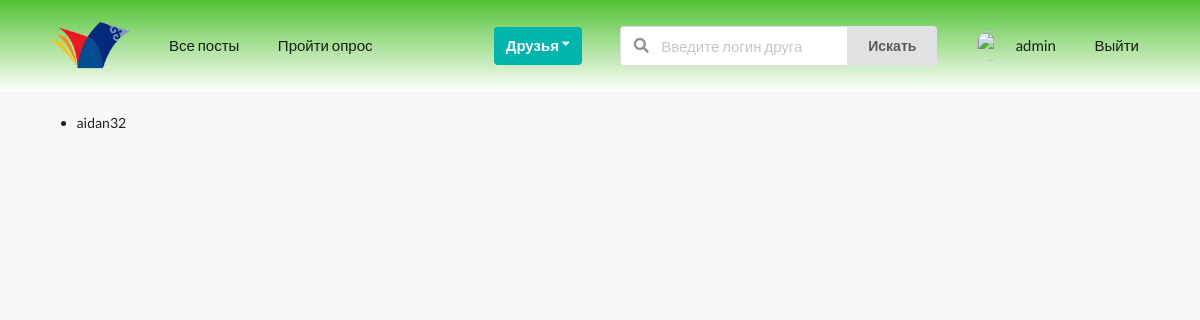
Page /profiles/to-invite/ (signed in) on the earlier database version.
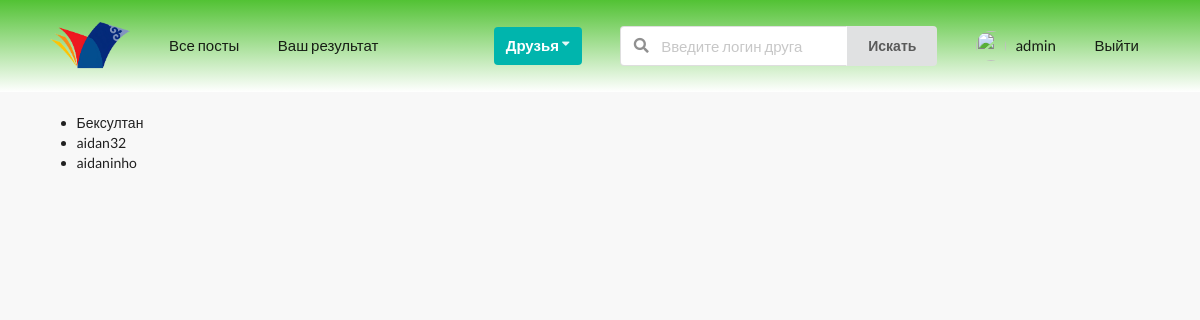
Same page on the later database version.
### profiles/models.py (models this page shows, shortened)
class Profile(models.Model):
    first_name=models.CharField(max_length=200,blank=True)
    last_name=models.CharField(max_length=200,blank=True)
    user=models.OneToOneField(User,on_delete=models.CASCADE)
    bio=models.TextField(default='Биографии нету',max_length=300)
    email=models.EmailField(max_length=200,blank=True)
    country=models.CharField(max_length=200,blank=True)
    avatar_image=models.ImageField(default='avatar.png',upload_to='avatars/')
    friends=models.ManyToManyField(User,blank=True,related_name='friends')
    slug=models.SlugField(unique=True,blank=True)
    updated_at=models.DateField(auto_now=True)
    created_at=models.DateField(auto_now_add=True)
    objects=ProfileManager()
    def __str__(self):
        return f'{self.user.username}:{self.created_at}'
    __initial_first_name=None
    __initial_last_name=None
    def __init__(self,*args,**kwargs):
        super().__init__(*args,**kwargs)
        self.__initial_first_name=self.first_name
        self.__initial_last_name=self.last_name
    class Meta:
        verbose_name = 'Профиль'
        verbose_name_plural = 'Профили'

### profiles/views.py (the view)
# urls.py: path('to-invite/',invite_profile_list_view,name='invite-profile-view'),
@login_required
def invite_profile_list_view(request):
    user=request.user
    qs=Profile.objects.get_all_profiles_to_invite(user)
    context={'qs':qs,}
    return render(request,'profiles/to_invite_list.html',context)

### prediction_system/context_processors.py (called while the page is built)
def has_prediction(request):
    if request.user.is_authenticated:
        profile=Profile.objects.get(user=request.user)
        if ProfileData.objects.filter(profile=profile).exists():
            return {'has_prediction': True}
    return {'has_prediction': False}

### profiles/context_processors.py (called while the page is built)
def profile_pic(request):
    if request.user.is_authenticated:
        profile_picture=Profile.objects.get(user=request.user).avatar_image
        return {'avatar_pic':profile_picture}
    return {}

def invitations_number(request):
    if request.user.is_authenticated:
        profile_obj=Profile.objects.get(user=request.user)
        qs_counter=Relationship.objects.invitations_received(profile_obj).count()
        return {'invites_num':qs_counter,}
    return {}

### profiles/models.py (called while the page is built)
    def invitations_received(self,receiver):
        query_string=Relationship.objects.filter(receiver=receiver,status='send')
        return query_string

### templates/profiles/to_invite_list.html (shortened to what this page needs)
{% extends 'base.html' %}
{% block content %}
    <ul>
        {% for item in qs  %}
            <li>{{item.user}}</li>
        {% endfor %}
    </ul>
{% endblock content %}

### templates/main/_nav.html (shortened to what this page needs)
{% load static %}
{% url 'posts:main-post-view' as path_to_posts %}
{% url 'home' as path_to_home %}
{% url 'profiles:myprofile' as path_to_my_profile %}
<div class="ui grid">
    <div class="computer tablet only row wide">
        <div class="ui secondary large menu nav mb-7">
            <div class="ui container">
            <a href="{{path_to_home}}" class="item">
                <img src="{% static 'logo.png' %}" class="ui image tiny">
            </a>
            {% if request.user.is_authenticated %}
                <a href="{{path_to_posts}}" class="menu item">Все посты</a>
            {% if has_prediction %}
                <a href="{% url 'prediction:prediction-detail' %}" class="menu item">Ваш результат</a>
            {% else %}
                <a href="{% url 'prediction:prediction-index' %}" class="menu item">Пройти опрос</a>
            {% endif %}
            {% endif %}
            <div class="right menu">
                {% if request.user.is_authenticated %}
                <div class="item">
                    <div class="ui floating dropdown icon button teal"> Друзья
                        <i class="dropdown icon"></i>
                    </div>
                </div>
                    <div class="item">
                        <form action="{% url 'profiles:friend-search' %}" method="GET">
                        <div class="ui action left icon input">
                        <input class="prompt" type="text" name='q' placeholder="Введите логин друга">
                        <button type='submit' class="ui button">Искать</button>
                    </div>
                    </form>
                    </div>
                    <a href="{{path_to_my_profile}}" class="item">
                        <img src="{{avatar_pic.url}}" alt="" class="avatar ui image">&nbsp;
                        {{ request.user }}
                    </a>
                    <a href="{% url 'account_logout' %}" class="ui item">Выйти</a>
                {% else %}
                <a href="{% url 'account_login' %}" class="ui item">Войти</a>
                <a href="{% url 'account_signup' %}" class="ui item">Зарегистрироваться</a>
                {% endif %}
            </div>
            </div>
        </div>
    </div>
</div>

Differences in the rows shown:
added Profile: user "Бексултан"
added Profile: user "aidaninho"
Other differences:
text no longer shown: "Пройти опрос"
text now shown: "Ваш результат"
